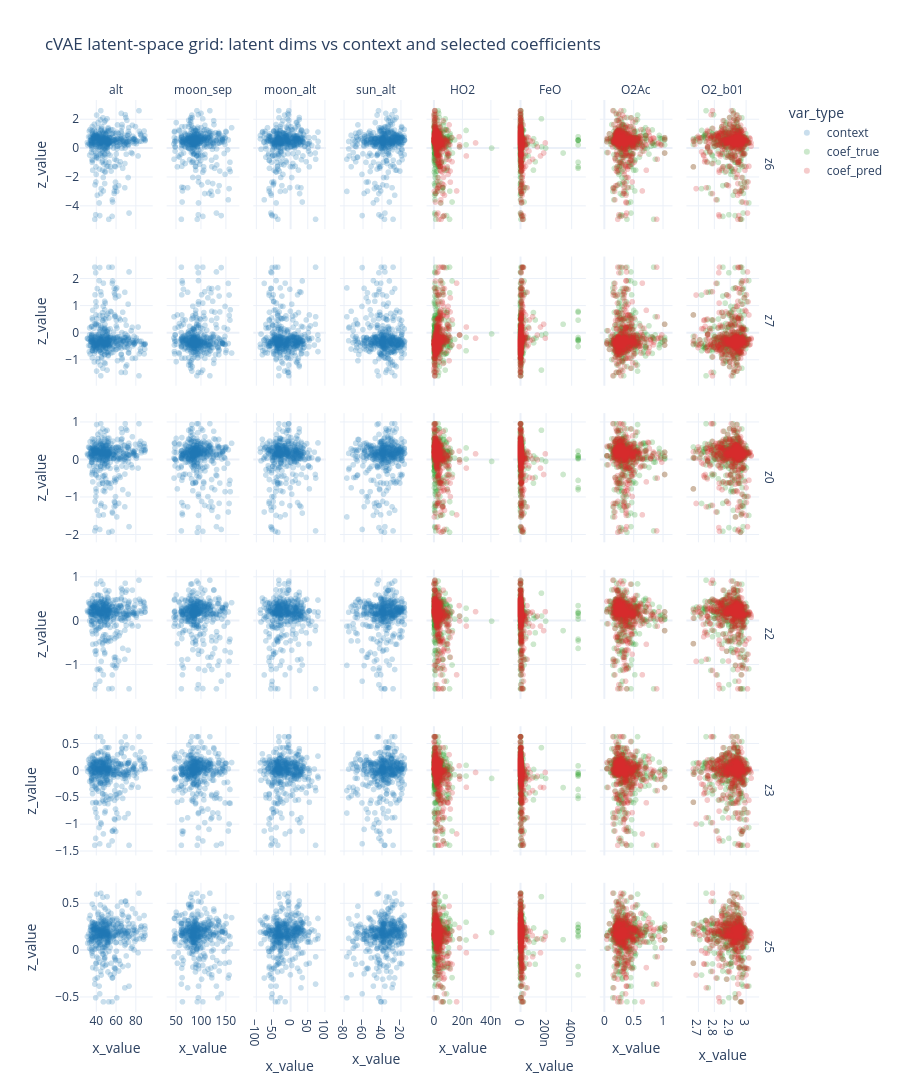

Source (notebook cell):
### Code cell
# cVAE latent-space diagnostics: latent dimensions vs context and selected coefficients
import pandas as pd
import plotly.express as px

required = ["cvae_artifacts", "filtered_triplet"]
missing = [k for k in required if k not in globals()]
if missing:
    raise RuntimeError("Run cVAE training cell first. Missing: " + ", ".join(missing))

model = cvae_artifacts["model"]
device = cvae_artifacts["device"]
coef_scaler = cvae_artifacts["coef_scaler"]
ctx_scaler = cvae_artifacts["ctx_scaler"]

test_idx = np.asarray(cvae_artifacts["test_idx"], dtype=int)

coef_near = np.asarray(filtered_triplet["coef_near"][test_idx], dtype=np.float32)
coef_far = np.asarray(filtered_triplet["coef_far"][test_idx], dtype=np.float32)
coef_sci = np.asarray(filtered_triplet["coef_sci"][test_idx], dtype=np.float32)
ctx_near = np.asarray(filtered_triplet["ctx_near"][test_idx], dtype=np.float32)
ctx_far = np.asarray(filtered_triplet["ctx_far"][test_idx], dtype=np.float32)
ctx_sci = np.asarray(filtered_triplet["ctx_sci"][test_idx], dtype=np.float32)

coef_names = [str(n) for n in filtered_triplet["coef_names"]]
ctx_names = [str(n) for n in filtered_triplet["ctx_names"]]

near_n = np.clip(coef_scaler.transform(_coef_to_model_space(coef_near)), -25.0, 25.0).astype(np.float32)
far_n = np.clip(coef_scaler.transform(_coef_to_model_space(coef_far)), -25.0, 25.0).astype(np.float32)
near_ctx_n = np.clip(ctx_scaler.transform(ctx_near), -25.0, 25.0).astype(np.float32)
far_ctx_n = np.clip(ctx_scaler.transform(ctx_far), -25.0, 25.0).astype(np.float32)
sci_ctx_n = np.clip(ctx_scaler.transform(ctx_sci), -25.0, 25.0).astype(np.float32)
delta_ctx_n = sci_ctx_n - 0.5 * (near_ctx_n + far_ctx_n)

with torch.no_grad():
    near_t = torch.from_numpy(near_n).to(device)
    far_t = torch.from_numpy(far_n).to(device)
    dctx_t = torch.from_numpy(delta_ctx_n).to(device)
    scictx_t = torch.from_numpy(sci_ctx_n).to(device)

    cond_t = model._build_cond(near_t, far_t, dctx_t, scictx_t)
    mu_t, _ = model.prior(cond_t)
    coef_hat_n = model.decode(cond_t, mu_t).cpu().numpy()

coef_hat_model = coef_scaler.inverse_transform(coef_hat_n)
coef_hat_phys = _coef_from_model_space(coef_hat_model)


def _robust_bounds(arr, q_low=1.0, q_high=99.0, pad_frac=0.05):
    arr = np.asarray(arr, dtype=np.float64)
    arr = arr[np.isfinite(arr)]
    if arr.size == 0:
        return (-1.0, 1.0)

    lo, hi = np.nanpercentile(arr, [q_low, q_high])
    if not np.isfinite(lo) or not np.isfinite(hi) or hi <= lo:
        lo = np.nanmin(arr)
        hi = np.nanmax(arr)

    if not np.isfinite(lo) or not np.isfinite(hi) or hi <= lo:
        c = float(arr[0])
        lo, hi = c - 0.5, c + 0.5

    span = max(hi - lo, 1e-6)
    pad = pad_frac * span
    return lo - pad, hi + pad


def _clip_to_bounds(arr, bounds):
    return np.clip(np.asarray(arr, dtype=np.float64), bounds[0], bounds[1])


mu_np = mu_t.cpu().numpy()

# Pick latent dims with highest variance for readability.
latent_var = np.nanvar(mu_np, axis=0)
n_latent_plot = int(min(6, mu_np.shape[1]))
latent_sel = np.argsort(latent_var)[-n_latent_plot:][::-1]

# Fixed coefficient subset: diffuse/continuum family only, excluding moon_bs, OH and atom.
coef_name_l = [n.lower() for n in coef_names]
coef_sel_list = []
for j, n in enumerate(coef_name_l):
    is_diffuse_continuum = (
        ("continuum" in n)
        or ("diffuse" in n)
        or n.startswith("feo")
        or n.startswith("ho2")
        or n.startswith("o2")
    )
    is_excluded = n.startswith("moon_bs") or n.startswith("oh") or n.startswith("atom")
    if is_diffuse_continuum and not is_excluded:
        coef_sel_list.append(j)

if len(coef_sel_list) == 0:
    raise RuntimeError("No diffuse/continuum coefficients found (with moon_bs/atom/OH excluded).")

n_coef_plot = int(min(4, len(coef_sel_list)))
coef_sel = np.asarray(coef_sel_list[:n_coef_plot], dtype=int)

n_ctx_plot = int(min(4, len(ctx_names)))
ctx_sel = np.arange(n_ctx_plot, dtype=int)

max_points = 4000
n_rows = mu_np.shape[0]
if n_rows > max_points:
    rng = np.random.default_rng(42)
    use = np.sort(rng.choice(n_rows, size=max_points, replace=False))
else:
    use = np.arange(n_rows)

rows = []
for ld in latent_sel:
    z = mu_np[use, ld]
    z_bounds = _robust_bounds(z)

    for cj in ctx_sel:
        x = ctx_sci[use, cj]
        x_bounds = _robust_bounds(x)
        rows.append(pd.DataFrame({
            "latent_dim": f"z{ld}",
            "variable": ctx_names[cj],
            "var_type": "context",
            "x_value": _clip_to_bounds(x, x_bounds),
            "z_value": _clip_to_bounds(z, z_bounds),
        }))

    for kj in coef_sel:
        x_true = coef_sci[use, kj]
        x_pred = coef_hat_phys[use, kj]
        x_bounds = _robust_bounds(np.concatenate([x_true, x_pred]))

        rows.append(pd.DataFrame({
            "latent_dim": f"z{ld}",
            "variable": coef_names[kj],
            "var_type": "coef_true",
            "x_value": _clip_to_bounds(x_true, x_bounds),
            "z_value": _clip_to_bounds(z, z_bounds),
        }))
        rows.append(pd.DataFrame({
            "latent_dim": f"z{ld}",
            "variable": coef_names[kj],
            "var_type": "coef_pred",
            "x_value": _clip_to_bounds(x_pred, x_bounds),
            "z_value": _clip_to_bounds(z, z_bounds),
        }))

latent_df = pd.concat(rows, ignore_index=True)

fig_latent = px.scatter(
    latent_df,
    x="x_value",
    y="z_value",
    color="var_type",
    facet_row="latent_dim",
    facet_col="variable",
    opacity=0.24,
    render_mode="webgl",
    title="cVAE latent-space grid: latent dims vs context and selected coefficients",
    color_discrete_map={
        "context": "#1f77b4",
        "coef_true": "#2ca02c",
        "coef_pred": "#d62728",
    },
)
fig_latent.for_each_annotation(
    lambda a: a.update(text=a.text.replace("latent_dim=", "").replace("variable=", ""))
)
fig_latent.update_xaxes(matches=None)
fig_latent.update_yaxes(matches=None)
fig_latent.update_layout(template="plotly_white", height=max(820, 230 * n_latent_plot))
fig_latent.show()
